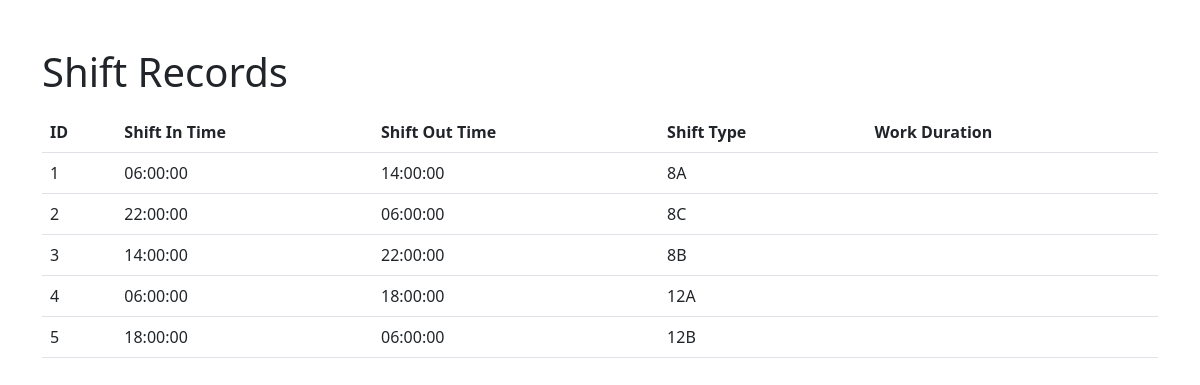
The app's page /shift, older data.
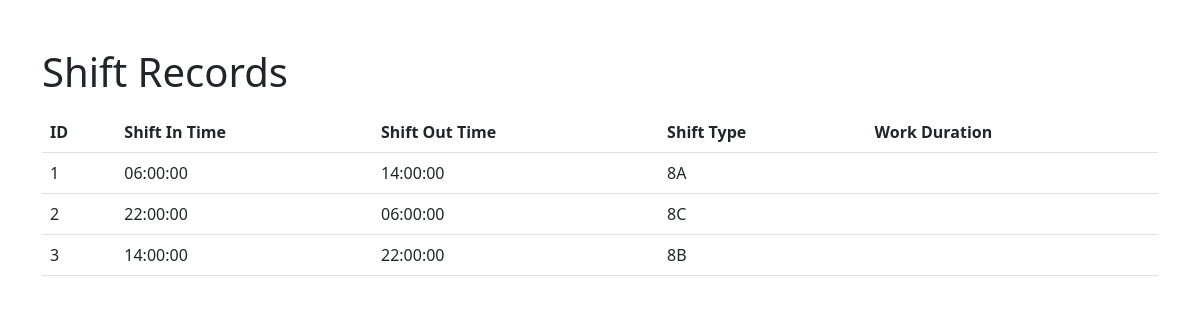
The same page, newer data.
### app/models.py (models this page shows)
class Shift_time(db.Model):
    id = db.Column(db.Integer, primary_key=True)
    shiftIntime = db.Column(db.Time(timezone=True))
    shift_Outtime = db.Column(db.Time(timezone=True))
    shiftType = db.Column(db.String(150))

### app/views.py (the view)
@views.route('/shift')
def viewShift():
    records=Shift_time.query.order_by(Shift_time.id)
    return render_template('shift.html',records=records)

### app/templates/shift.html (shortened to what this page needs)
<!DOCTYPE html>
<html lang="en">
<head>
    <link rel="stylesheet" href="https://cdn.jsdelivr.net/npm/bootstrap@5.3.0/dist/css/bootstrap.min.css">
</head>
<body>
    <div class="container">
        <h1 class="mt-5">Shift Records</h1>
        <table class="table mt-3">
            <thead>
                <tr>
                    <th>ID</th>
                    <th>Shift In Time</th>
                    <th>Shift Out Time</th>
                    <th>Shift Type</th>
                    <th>Work Duration</th>
                </tr>
            </thead>
            <tbody>
                {% for record in records %}
                <tr>
                    <td>{{ record.id }}</td>
                    <td>{{ record.shiftIntime }}</td>
                    <td>{{ record.shift_Outtime }}</td>
                    <td>{{ record.shiftType }}</td>
                    <td>{{ record.work_Duration }}</td>
                </tr>
                {% endfor %}
            </tbody>
        </table>
    </div>
</body>
</html>

Row changes from the older to the newer data that the page shows:
removed Shift_time: id "4", shiftIntime "06:00:00", shift_Outtime "18:00:00", shiftType "12A"
removed Shift_time: id "5", shiftIntime "18:00:00", shift_Outtime "06:00:00", shiftType "12B"
